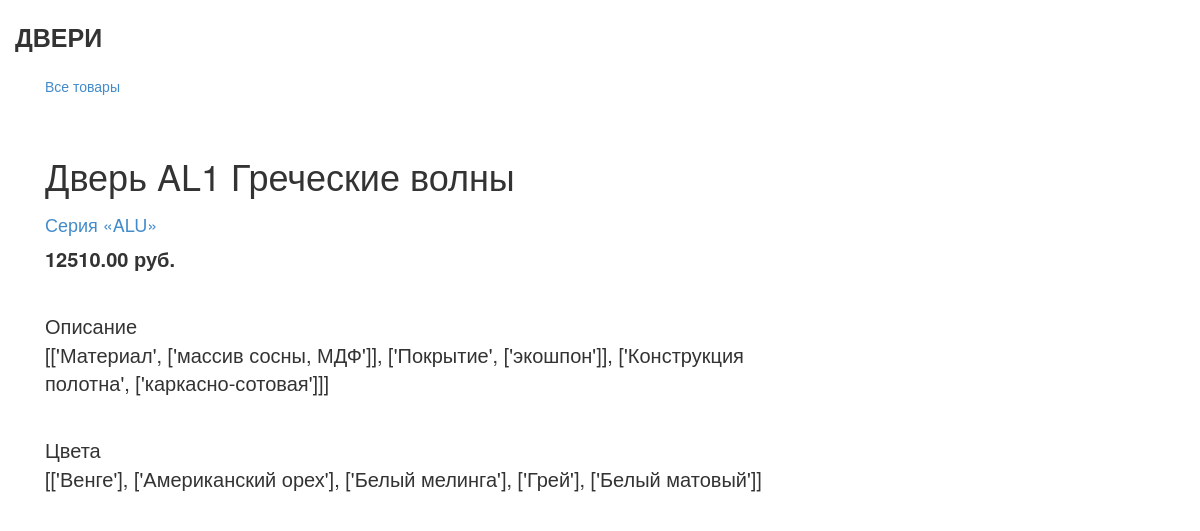
The page /8/28204/ on the database its author committed.
### polls/models.py (models this page shows, shortened)
class Product(models.Model):
    category = models.ForeignKey(Category, related_name='products', null=True, verbose_name="Категория")
    name = models.CharField(max_length=200, null=True, db_index=True, verbose_name="Название")
    slug = models.SlugField(max_length=200, null=True, db_index=True)
    description = models.TextField(blank=True, null=True, verbose_name="Описание")
    price = models.DecimalField(max_digits=10, null=True, decimal_places=2, verbose_name="Цена")
    color = models.TextField(blank=True, null=True, verbose_name="Цвета")
    created = models.DateTimeField(null=True, auto_now_add=True)
    updated = models.DateTimeField(null=True, auto_now=True)
    class Meta:
        ordering = ['name']
        index_together = [
            ['id', 'slug']
        ]

class Category(models.Model):
    name = models.CharField(max_length=200, null=True, db_index=True)
    slug = models.SlugField(max_length=200, null=True, db_index=True, unique=True)
    class Meta:
        ordering = ['name']
        verbose_name = 'Категория'
        verbose_name_plural = 'Категории'
    def __str__(self):
        return self.name
    def get_absolute_url(self):
        return reverse('polls:ProductListByCategory', args=[self.slug])

### polls/views.py (the view)
# urls.py: url(r'^(?P<id>\d+)/(?P<slug>[-\w]+)/$', views.ProductDetail, name='ProductDetail'),
def ProductDetail(request, id, slug):
    product = get_object_or_404(Product, id=id, slug=slug)
    return render(request, 'polls/product/detail.html',
                             {'product': product})

### polls/templates/polls/product/detail.html (shortened to what this page needs)
{% extends 'polls/base.html' %}
{% load static %}
{% block content %}
<div id="sidebar" class="col-sm-3">
<a href="/">Все товары</a>
<br>
</div>
  <div class="product-detail">
    <div class="col-sm-8">
      <h1>{{ product.name }}</h1>
      <h2><a href="{{ product.category.get_absolute_url }}">{{ product.category }}</a></h2>
      <p class="price">{{ product.price }} руб.</p>
      <br>
      <span>Описание {{ product.description | linebreaks}}</span>
      <br>
      <span >Цвета {{ product.color | linebreaks}}</span>
    </div>
  </div>
{% endblock %}

### polls/static/css/style.css (style rules this page uses)
.product-detail { font-weight: 400; font-size: 20px; margin-top: 60px; }
.price { font-weight: 600; font-size: 20px; }
.product-detail h2 { font-size: 18px; }

### rows shown on the page
Product: name "Дверь AL1 Греческие волны", category "Серия «ALU»", price "12510.00", description "[['Материал', ['массив сосны, МДФ']], ['Покрытие', ['экошпон']], ['Конструкция полотна', ['каркасно-сотовая']]]", color "[['Венге'], ['Американский орех'], ['Белый мелинга'], ['Грей'], ['Белый матовый']]"
